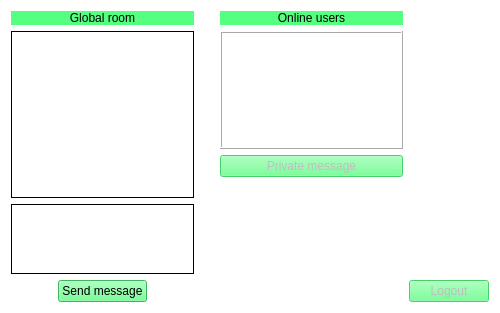
<?xml version="1.0" encoding="UTF-8"?>
<ui version="4.0">
 <class>MainWindow</class>
 <widget class="QMainWindow" name="MainWindow">
  <property name="geometry">
   <rect>
    <x>0</x>
    <y>0</y>
    <width>500</width>
    <height>313</height>
   </rect>
  </property>
  <property name="windowTitle">
   <string>MainWindow</string>
  </property>
  <property name="styleSheet">
   <string notr="true">background-color: rgb(255, 255, 255);</string>
  </property>
  <widget class="QWidget" name="centralWidget">
   <layout class="QGridLayout" name="gridLayout">
    <item row="4" column="1">
     <layout class="QHBoxLayout" name="horizontalLayout">
      <item>
       <spacer name="horizontalSpacer">
        <property name="orientation">
         <enum>Qt::Horizontal</enum>
        </property>
        <property name="sizeHint" stdset="0">
         <size>
          <width>40</width>
          <height>20</height>
         </size>
        </property>
       </spacer>
      </item>
      <item>
       <widget class="QPushButton" name="btnSendMessage">
        <property name="styleSheet">
         <string notr="true">
background-color: rgb(85, 255, 127);</string>
        </property>
        <property name="text">
         <string>Send message</string>
        </property>
        <property name="shortcut">
         <string>Return</string>
        </property>
       </widget>
      </item>
      <item>
       <spacer name="horizontalSpacer_2">
        <property name="orientation">
         <enum>Qt::Horizontal</enum>
        </property>
        <property name="sizeHint" stdset="0">
         <size>
          <width>40</width>
          <height>20</height>
         </size>
        </property>
       </spacer>
      </item>
     </layout>
    </item>
    <item row="1" column="5">
     <widget class="QListWidget" name="listUsers">
      <property name="frameShape">
       <enum>QFrame::Box</enum>
      </property>
      <property name="frameShadow">
       <enum>QFrame::Raised</enum>
      </property>
     </widget>
    </item>
    <item row="3" column="5">
     <spacer name="verticalSpacer">
      <property name="orientation">
       <enum>Qt::Vertical</enum>
      </property>
      <property name="sizeHint" stdset="0">
       <size>
        <width>20</width>
        <height>40</height>
       </size>
      </property>
     </spacer>
    </item>
    <item row="4" column="6">
     <widget class="QPushButton" name="btnLogout">
      <property name="enabled">
       <bool>false</bool>
      </property>
      <property name="styleSheet">
       <string notr="true">
background-color: rgb(85, 255, 127);</string>
      </property>
      <property name="text">
       <string>Logout</string>
      </property>
     </widget>
    </item>
    <item row="3" column="0">
     <spacer name="horizontalSpacer_4">
      <property name="orientation">
       <enum>Qt::Horizontal</enum>
      </property>
      <property name="sizeHint" stdset="0">
       <size>
        <width>53</width>
        <height>20</height>
       </size>
      </property>
     </spacer>
    </item>
    <item row="2" column="5">
     <widget class="QPushButton" name="btnSendPrivate">
      <property name="enabled">
       <bool>false</bool>
      </property>
      <property name="styleSheet">
       <string notr="true">
background-color: rgb(85, 255, 127);</string>
      </property>
      <property name="text">
       <string>Private message</string>
      </property>
     </widget>
    </item>
    <item row="1" column="2">
     <spacer name="horizontalSpacer_3">
      <property name="orientation">
       <enum>Qt::Horizontal</enum>
      </property>
      <property name="sizeType">
       <enum>QSizePolicy::MinimumExpanding</enum>
      </property>
      <property name="sizeHint" stdset="0">
       <size>
        <width>20</width>
        <height>20</height>
       </size>
      </property>
     </spacer>
    </item>
    <item row="0" column="1" rowspan="4">
     <layout class="QGridLayout" name="gridLayout_2" rowstretch="0,0,1">
      <item row="1" column="0">
       <widget class="QTextEdit" name="editRecvMessage">
        <property name="frameShape">
         <enum>QFrame::Panel</enum>
        </property>
        <property name="frameShadow">
         <enum>QFrame::Plain</enum>
        </property>
        <property name="readOnly">
         <bool>true</bool>
        </property>
       </widget>
      </item>
      <item row="0" column="0">
       <widget class="QLabel" name="lblGlobalRoom">
        <property name="styleSheet">
         <string notr="true">font: 16pt &quot;Monospace&quot;;
background-color: rgb(85, 255, 127);</string>
        </property>
        <property name="text">
         <string>Global room</string>
        </property>
        <property name="alignment">
         <set>Qt::AlignCenter</set>
        </property>
       </widget>
      </item>
      <item row="2" column="0">
       <widget class="QTextEdit" name="editSendMessage">
        <property name="frameShape">
         <enum>QFrame::Panel</enum>
        </property>
        <property name="frameShadow">
         <enum>QFrame::Plain</enum>
        </property>
        <property name="lineWidth">
         <number>1</number>
        </property>
        <property name="html">
         <string>&lt;!DOCTYPE HTML PUBLIC &quot;-//W3C//DTD HTML 4.0//EN&quot; &quot;http://www.w3.org/TR/REC-html40/strict.dtd&quot;&gt;
&lt;html&gt;&lt;head&gt;&lt;meta name=&quot;qrichtext&quot; content=&quot;1&quot; /&gt;&lt;style type=&quot;text/css&quot;&gt;
p, li { white-space: pre-wrap; }
&lt;/style&gt;&lt;/head&gt;&lt;body style=&quot; font-family:'Sans Serif'; font-size:9pt; font-weight:400; font-style:normal;&quot;&gt;
&lt;p style=&quot;-qt-paragraph-type:empty; margin-top:0px; margin-bottom:0px; margin-left:0px; margin-right:0px; -qt-block-indent:0; text-indent:0px;&quot;&gt;&lt;br /&gt;&lt;/p&gt;&lt;/body&gt;&lt;/html&gt;</string>
        </property>
       </widget>
      </item>
     </layout>
    </item>
    <item row="0" column="5">
     <widget class="QLabel" name="lblOnlineUsers">
      <property name="styleSheet">
       <string notr="true">font: 16pt &quot;Monospace&quot;;
background-color: rgb(85, 255, 127);</string>
      </property>
      <property name="text">
       <string>Online users</string>
      </property>
      <property name="alignment">
       <set>Qt::AlignCenter</set>
      </property>
     </widget>
    </item>
   </layout>
  </widget>
 </widget>
 <layoutdefault spacing="6" margin="11"/>
 <resources/>
 <connections/>
</ui>
